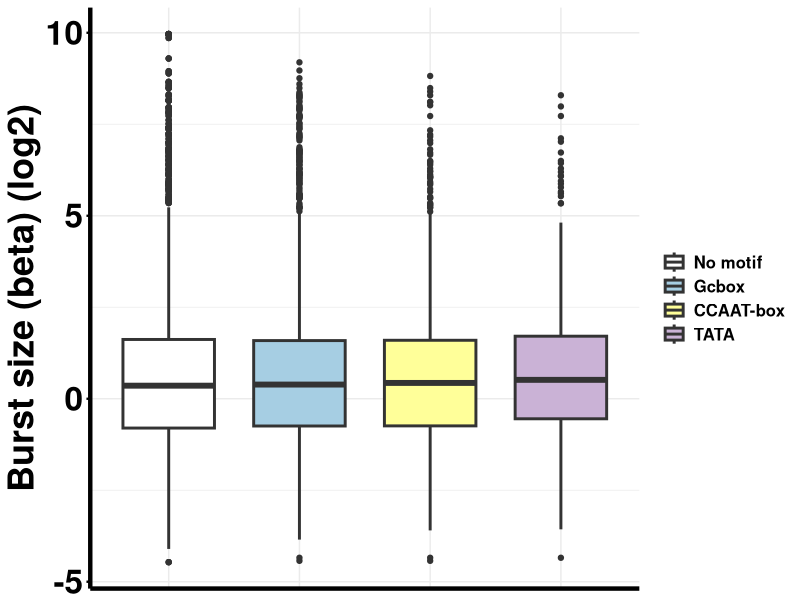
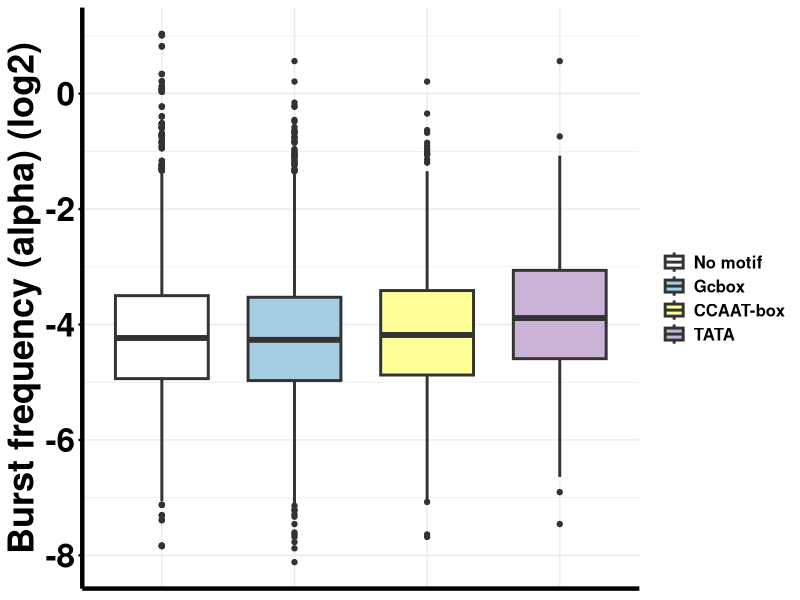
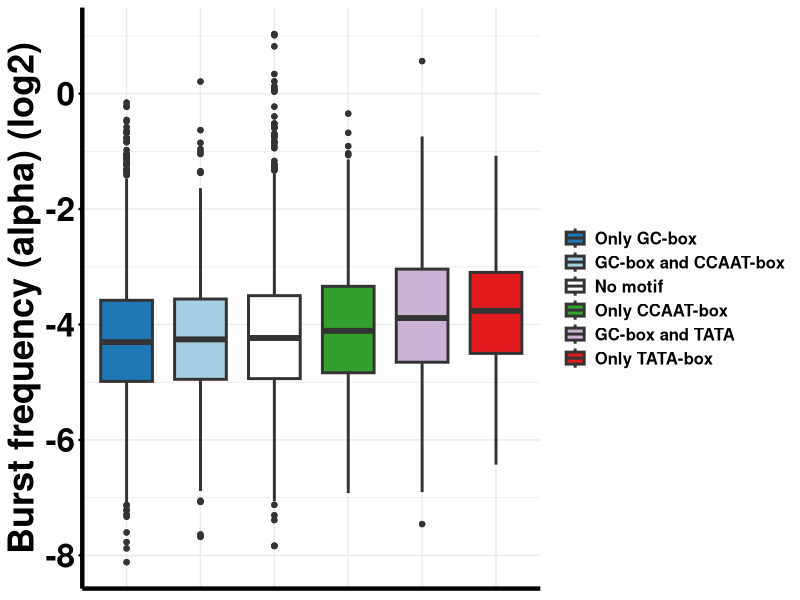
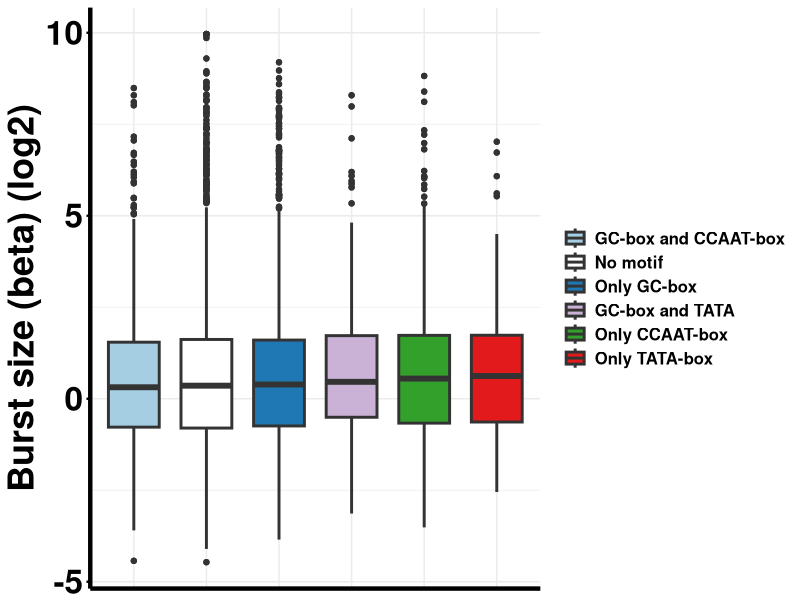
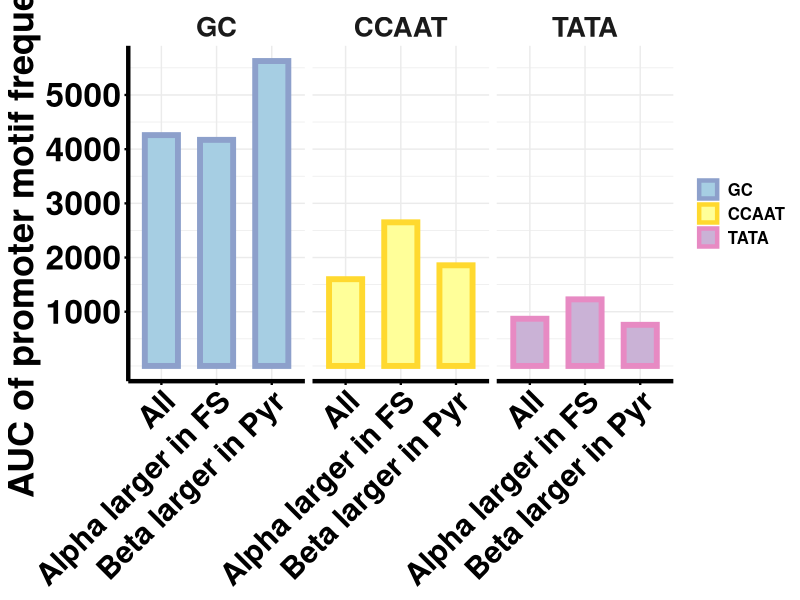
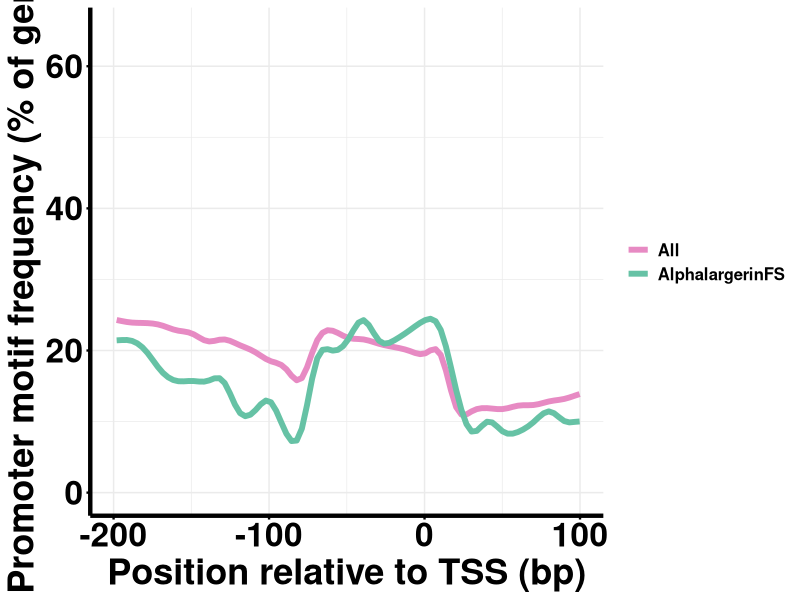
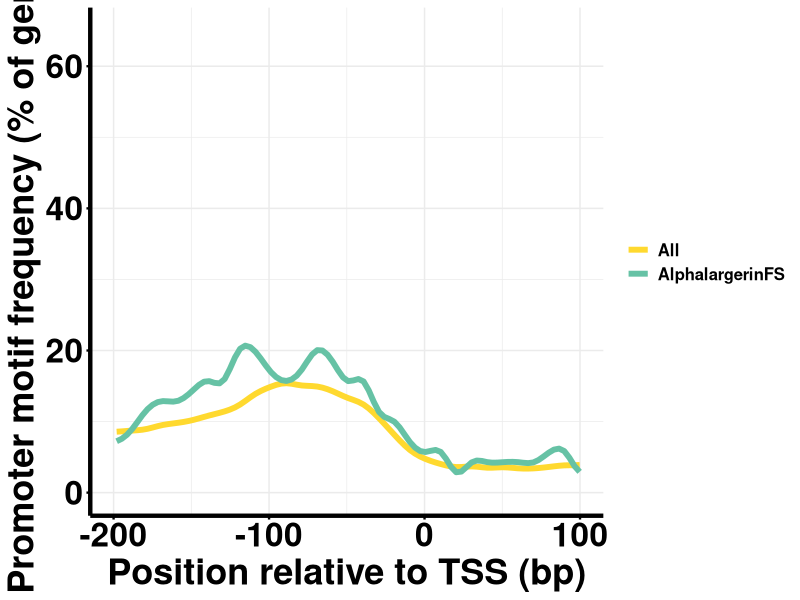
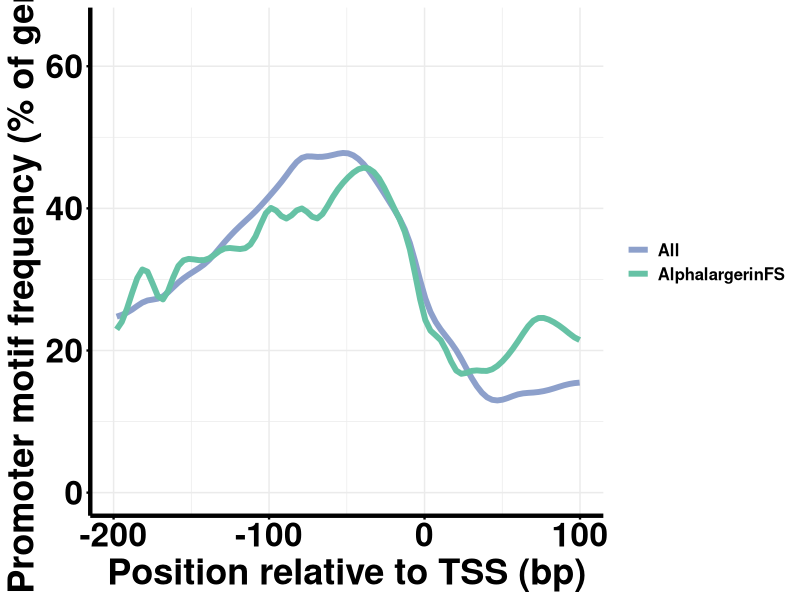

These figures' R source, in order:
library(ggplot2)
library(forcats)
library(dplyr)
library(tidyr)
library(multcomp)

theme_gen<- theme(axis.title.x = element_text(face="bold", size=26),
                  axis.text.x  = element_text(face= "bold", color = "black", size=24),
                  axis.title.y = element_text(face="bold", size=26),
                  axis.text.y  = element_text(face= "bold", color = "black", size=24),
                  axis.line = element_line(linewidth=1.5),
                  axis.ticks = element_line(linewidth = 0.8),
                  strip.text = element_text(face = "bold", size = rel(1.8)),
                  legend.title= element_blank(),
                  legend.text = element_text(face= "bold", color = "black", size=12))


df_20percent_both<- read.csv("burst_kinetics_copynumber.csv")


ccaat<- read.csv("CCAATbox.csv", sep=";")
tata<- read.csv("TATA.csv", sep=";")
gc<- read.csv("GCbox.csv", sep=";")

#adding promoter information to genes
merged_promoters_bk<-data.frame()
merged_promoters_bk<- merge(df_20percent_both, 
                            tata[tata$alternative_promoters==1,8:9], by= 'Gene.name', all.x = TRUE)
merged_promoters_bk<- merge(merged_promoters_bk, 
                            ccaat[ccaat$alternative_promoters==1,8:9], by= 'Gene.name', all.x = TRUE)
merged_promoters_bk<- merge(merged_promoters_bk, 
                            gc[gc$alternative_promoters==1,8:9], by= 'Gene.name', all.x = TRUE)


##Groups based on a combination of promoters
merged_promoters_bk$Group<- paste(merged_promoters_bk$CCAAT.box , merged_promoters_bk$Gcbox,
                                  merged_promoters_bk $TATA)

merged_promoters_bk[merged_promoters_bk$Group=='NA NA NA', 'Group']='No motif'
merged_promoters_bk[merged_promoters_bk$Group=='NA Gcbox TATA', 'Group']='GC-box and TATA'
merged_promoters_bk[merged_promoters_bk$Group=='CCAAT-box Gcbox NA', 'Group']='GC-box and CCAAT-box'
merged_promoters_bk[merged_promoters_bk$Group=='NA Gcbox NA', 'Group']='Only GC-box'
merged_promoters_bk[merged_promoters_bk$Group=='CCAAT-box NA NA', 'Group']='Only CCAAT-box'
merged_promoters_bk[merged_promoters_bk$Group=='NA NA TATA', 'Group']='Only TATA-box'
merged_promoters_bk[merged_promoters_bk$Group=='CCAAT-box Gcbox TATA', 'Group']='GC-box and CCAAT-box and TATA'
merged_promoters_bk[merged_promoters_bk$Group=='CCAAT-box NA TATA', 'Group']='CCAAT-box and TATA'

library(RColorBrewer) 

#
brewer.pal(n=12,"Set2")#"#FFFF99"

promoter_col<- c("No motif"="white"       , 
                  "GC-box and CCAAT-box" = "#A6CEE3" ,     
                  "Only GC-box"=   "#1F78B4" ,  
                  "Only TATA-box" = "#E31A1C", 
                  "GC-box and CCAAT-box and TATA" = "#FB9A99",
                  "GC-box and TATA" = "#CAB2D6",
                  "Only CCAAT-box"= "#33A02C"  ,
                  "CCAAT-box and TATA"=  "#FFFF99"   )

promoter_col2<- c("No motif"="white"       , 
                  "Gcbox"=   "#A6CEE3"  ,  
                  "TATA" = "#CAB2D6" , 
                  "CCAAT-box"=  "#FFFF99" )


promoters_pivot_longer<- pivot_longer(merged_promoters_bk, cols = c('TATA', 'Gcbox', 'CCAAT.box') , values_to = 'promoter')
promoters_pivot_longer[promoters_pivot_longer$Group=='No motif' & is.na(promoters_pivot_longer$Group)==FALSE , 'promoter']<- 'No motif'
promoters_pivot_longer$promoter<- factor(promoters_pivot_longer$promoter, levels = c('No motif',
                                                                                     'Gcbox', 
                                                                                     'CCAAT-box',
                                                                                     'TATA'))

merged_promoters_bk<- merge(merged_promoters_bk, df_20percent_both[,c('Gene.name', 'VAR')], by='Gene.name', all.x=TRUE)
merged_promoters_bk<- unique(merged_promoters_bk)
promoters_pivot_longer<-promoters_pivot_longer[is.na(promoters_pivot_longer$promoter)==FALSE, ] 

##beta 
ggplot(promoters_pivot_longer, aes(y=log2(beta), x=promoter, fill=promoter))+
  geom_boxplot( linewidth=1, width=0.7)+
  theme_minimal()+
  theme_gen+
  scale_fill_manual(values=promoter_col2)+
  theme(axis.title.x=element_blank(),
        axis.text.x=element_blank(),
        axis.ticks.x=element_blank())+    
  ylab(bquote('Burst size (beta) (log2)'))+
  xlab(bquote(''))

anova(lm(promoters_pivot_longer$beta ~promoters_pivot_longer$promoter))
TukeyHSD(aov(beta ~ promoter, data=promoters_pivot_longer))


##alpha
ggplot(promoters_pivot_longer, aes(y=log2(alpha), x=promoter, fill=promoter))+
  geom_boxplot( linewidth=1, width=0.7)+
  theme_minimal()+
  theme_gen+
  scale_fill_manual(values=promoter_col2)+
  theme(axis.title.x=element_blank(),
        axis.text.x=element_blank(),
        axis.ticks.x=element_blank())+    
  ylab(bquote('Burst frequency (alpha) (log2)'))+
  xlab(bquote(''))


anova(lm(promoters_pivot_longer$alpha ~promoters_pivot_longer$promoter))
TukeyHSD(aov(alpha ~ promoter, data=promoters_pivot_longer))



merged_promoters_bk[is.na(merged_promoters_bk$Group )== FALSE &
                      merged_promoters_bk$Group!='CCAAT-box and TATA' & merged_promoters_bk$Group!='GC-box and CCAAT-box and TATA',] %>%
  mutate(Group = fct_reorder(Group, alpha, .na_rm = TRUE)) %>%
  ggplot(aes(x=Group, y=log2(alpha), fill=Group))+
  geom_boxplot( linewidth=1, width=0.7)+
  theme_minimal()+
  theme_gen+
  scale_fill_manual(values=promoter_col)+
  theme(axis.title.x=element_blank(),
        axis.text.x=element_blank(),
        axis.ticks.x=element_blank(),
        strip.text = element_text(face = "bold", size = rel(1.5)))+    
  ylab(bquote('Burst frequency (alpha) (log2)'))+
  xlab(bquote(''))


merged_promoters_bk[is.na(merged_promoters_bk$Group )== FALSE &
                      merged_promoters_bk$Group!='CCAAT-box and TATA' & merged_promoters_bk$Group!='GC-box and CCAAT-box and TATA',] %>%
  mutate(Group = fct_reorder(Group, beta, .na_rm = TRUE)) %>%
  ggplot(aes(x=Group, y=log2(beta), fill=Group))+
  geom_boxplot( linewidth=1, width=0.7)+
  theme_minimal()+
  theme_gen+
  scale_fill_manual(values=promoter_col)+
  theme(axis.title.x=element_blank(),
        axis.text.x=element_blank(),
        axis.ticks.x=element_blank(),
        strip.text = element_text(face = "bold", size = rel(1.5)))+    
  ylab(bquote('Burst size (beta) (log2)'))+
  xlab(bquote(''))


anova(lm(merged_promoters_bk[is.na(merged_promoters_bk$Group )== FALSE &
                               merged_promoters_bk$Group!='CCAAT-box and TATA' & 
                               merged_promoters_bk!='GC-box and CCAAT-box and TATA','alpha']~
           merged_promoters_bk[is.na(merged_promoters_bk$Group) == FALSE &
                                 merged_promoters_bk$Group!='CCAAT-box and TATA' & 
                                 merged_promoters_bk!='GC-box and CCAAT-box and TATA','Group'])) ##p= 0.002511


anova(lm(merged_promoters_bk[is.na(merged_promoters_bk$Group )== FALSE &
                               merged_promoters_bk$Group!='CCAAT-box and TATA' & 
                               merged_promoters_bk!='GC-box and CCAAT-box and TATA','beta']~
           merged_promoters_bk[is.na(merged_promoters_bk$Group) == FALSE &
                                 merged_promoters_bk$Group!='CCAAT-box and TATA' & 
                                 merged_promoters_bk!='GC-box and CCAAT-box and TATA','Group'])) ##0.3905





promoter_oprof <- read.csv("promoter_oprof.csv", sep=";")
subset<- c('AlphalargerinFS', 'BetalargerinPyr')
motif<- c('TATA', 'CCAAT', 'GC')
range<- list(c(-79.5:20.5), c(-199.5:20.5), c(-139.5:50.5))

j=1
i=1
for (i in 1:2){
  for (j in 1:3){
    
    spline_int <- as.data.frame(spline(promoter_oprof[promoter_oprof$genes==subset[i] & promoter_oprof$Motif==motif[j], 'Position'],
                                       promoter_oprof[promoter_oprof$genes==subset[i] & promoter_oprof$Motif==motif[j], 'frequency.percent.']))
    
    spline_int <- rbind(spline_int[,1:2], as.data.frame(spline(promoter_oprof[promoter_oprof$genes=='All' & promoter_oprof$Motif==motif[j], 'Position'],
                                                               promoter_oprof[promoter_oprof$genes=='All' & promoter_oprof$Motif==motif[j], 'frequency.percent.'])))
    
    spline_int[1:273, 'group']<- subset[i]
    spline_int[274:546, 'group']<- c('All')
    spline_int$group<- as.factor(spline_int$group)
    
    if (i==1 ) col= c("AlphalargerinFS"="#66c2a5")
    if (i==2) col= c("BetalargerinPyr"= "#fc8d62")
    
    if (j==1 ) col =c(col, "All" = "#E78AC3")
    if (j==2 ) col =c(col, "All" =   "#FFD92F")
    if (j==3 ) col =c(col, "All" = "#8DA0CB")
    
    
    ggplot(promoter_oprof[promoter_oprof$genes==subset[i] & promoter_oprof$Motif==motif[j],])+
      geom_point( aes(x=Position, y=frequency.percent.), alpha=0)+
      geom_line(data=spline_int, aes(x = x, y = y, colour=group), linewidth=2)+
      scale_color_manual(values = col )+
      scale_y_continuous(limits = c(0,65))+
      scale_x_continuous(limits = c(-200,100), breaks = c(-200, -100, 0, 100))+
      theme_minimal()+
      xlab(bquote('Position relative to TSS (bp)'))+
      ylab(bquote('Promoter motif frequency (% of genes)'))+
      #facet_grid(~genes)+
      theme_gen

    name=paste(motif[j], subset[i], '.tiff', sep='_')
    ggsave(name, units="mm", width=200, height=150, dpi=600, compression = 'lzw')
  }
}




for (j in 1:3){
  
  spline_int <- as.data.frame(spline(promoter_oprof[ promoter_oprof$Motif==motif[j], 'Position'],
                                     promoter_oprof[ promoter_oprof$Motif==motif[j], 'frequency.percent.']))
  
  ggplot(promoter_oprof[promoter_oprof$Motif==motif[j],])+
    geom_point( aes(x=Position, y=frequency.percent.), alpha=0)+
    geom_line(data=spline_int, aes(x = x, y = y), colour='grey20', linewidth=1)+
    scale_y_continuous(limits = c(0,65))+
    scale_x_continuous(limits = c(-200,50), breaks = c(-200, -150, -100, -50 ,0, 50))+
    theme_minimal()+
    theme_gen+
    theme(axis.title.x = element_text(face="bold", size=10),
          axis.text.x  = element_text(face= "bold", color = "black", size=8),
          axis.title.y = element_text(face="bold", size=10),
          axis.text.y  = element_text(face= "bold", color = "black", size=8),
          legend.title= element_blank(),
          legend.text = element_blank())+
    xlab(bquote('Position relative to TSS (bp)'))+
    ylab(bquote('Promoter motif frequency (% of genes)'))
  
  name=paste(motif[j], 'All', '.tiff', sep='_')
  ggsave(name, units="mm", width=100, height=100, dpi=600, compression = 'lzw')
  
}

par<- c('alpha', 'beta')
for (i in 1:2){
  for (j in 1:3){
    prom_ks <-ks.test(promoter_oprof[promoter_oprof$genes==subset[i] & promoter_oprof$Motif==motif[j] & promoter_oprof$Position %in% range[[j]],'frequency.percent.'],
                      promoter_oprof[promoter_oprof$genes=='All' & promoter_oprof$Motif==motif[j]& promoter_oprof$Position %in% range[[j]] ,'frequency.percent.'])
    print(c(subset[i], motif[j], prom_ks$p.value ))
  }
}



promoter_col3<- c("GC"=   "#A6CEE3"  ,  
                  "TATA" = "#CAB2D6" , 
                  "CCAAT"=  "#FFFF99" )

promoter_col4<- c("GC"=    "#8DA0CB" ,  
                  "TATA" = "#E78AC3" , 
                  "CCAAT"=   "#FFD92F" )

promoter_integrate <- read.csv("promoter_integrate.csv", sep=";")
promoter_integrate$Genes<-factor(promoter_integrate$Genes, levels = c('All', 'Alpha larger in FS', 'Beta larger in Pyr'))
promoter_integrate$Promoter<-factor(promoter_integrate$Promoter, levels = c('GC', 'CCAAT', 'TATA'))


ggplot(promoter_integrate,aes(x=Genes, y=Area, fill=Promoter, col=Promoter) )+
  geom_col(width=0.6, linewidth=2, position = position_dodge())+
  theme_minimal()+
  scale_fill_manual(values=promoter_col3)+
  scale_colour_manual(values=promoter_col4)+
  scale_y_continuous(breaks = c(1000,2000,3000,4000,5000))+
  theme_gen+
  theme(axis.text.x=element_text(size=22, angle=45, hjust = 1),
        axis.title.x = element_blank())+
  ylab(bquote('AUC of promoter motif frequency'))+
  facet_grid(~Promoter)
